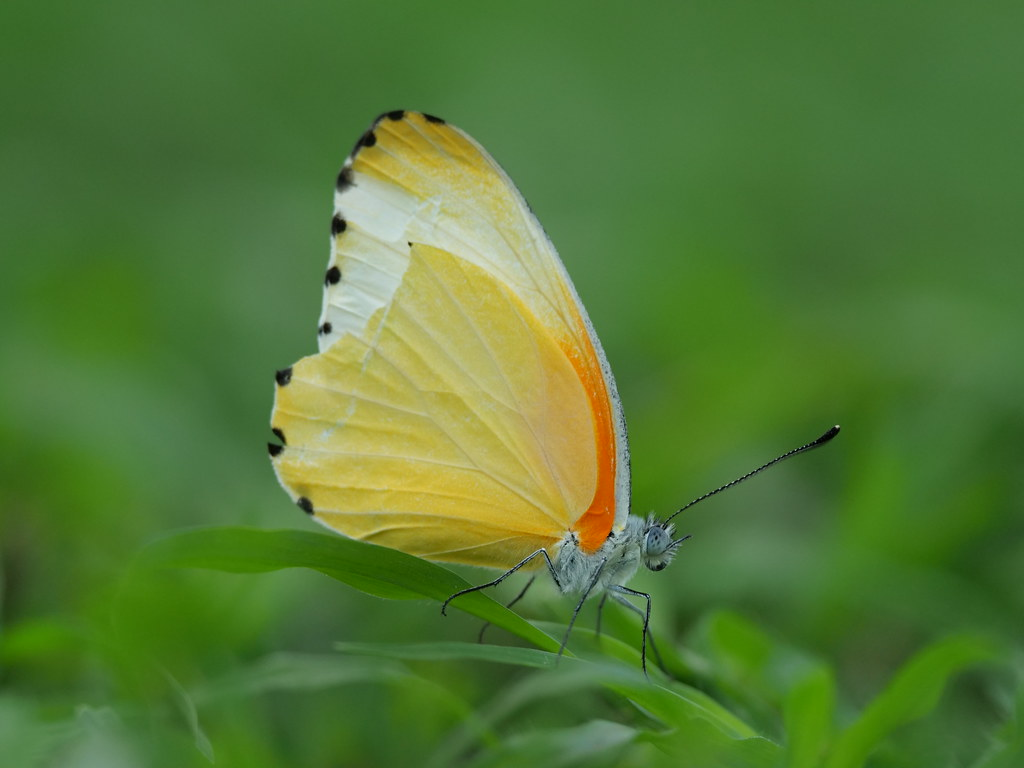
#> input picture images/sample.jpg, 1024 x 768 px
$ python helloWorld.py
#> lines starting #> are read from the running program, lines starting #| are printed output that depends on the picture
# Install the package Pillow:   pip install pillow
from PIL import Image

# The documentation is here,
# https://pillow.readthedocs.io/en/stable/reference/Image.html#
# please just look at the Image Module and Image Class section
# Read about this module/class and its relevant information, but dont worry about other classes/modules for now
# (unless you have to)


# Read an image using Pillow, using filename
old_image = Image.open("./images/sample.jpg")
#> old_image is the input picture: PIL image 1024x768 RGB; mean R, G, B 84.1, 121.4, 54.2

# Open the old image
old_image.show()

# In the terminal, hit enter to continue
input("HIT ENTER TO CONTINUE......")

new_image = Image.new("RGB", old_image.size)
#> new_image: PIL image 1024x768 RGB; every value is 0

# Loop over an image, pixel by pixel
for x in range(old_image.width):
    for y in range(old_image.height):
        # Get the value of the current pixel in the old image, it will be a tuple in format (R,G,B)
        pixel_value = old_image.getpixel((x, y))

        # Update the value of the new image with the value from the old image pixel, but using Red=255
        new_image.putpixel((x,y), (255, pixel_value[1], pixel_value[2]))
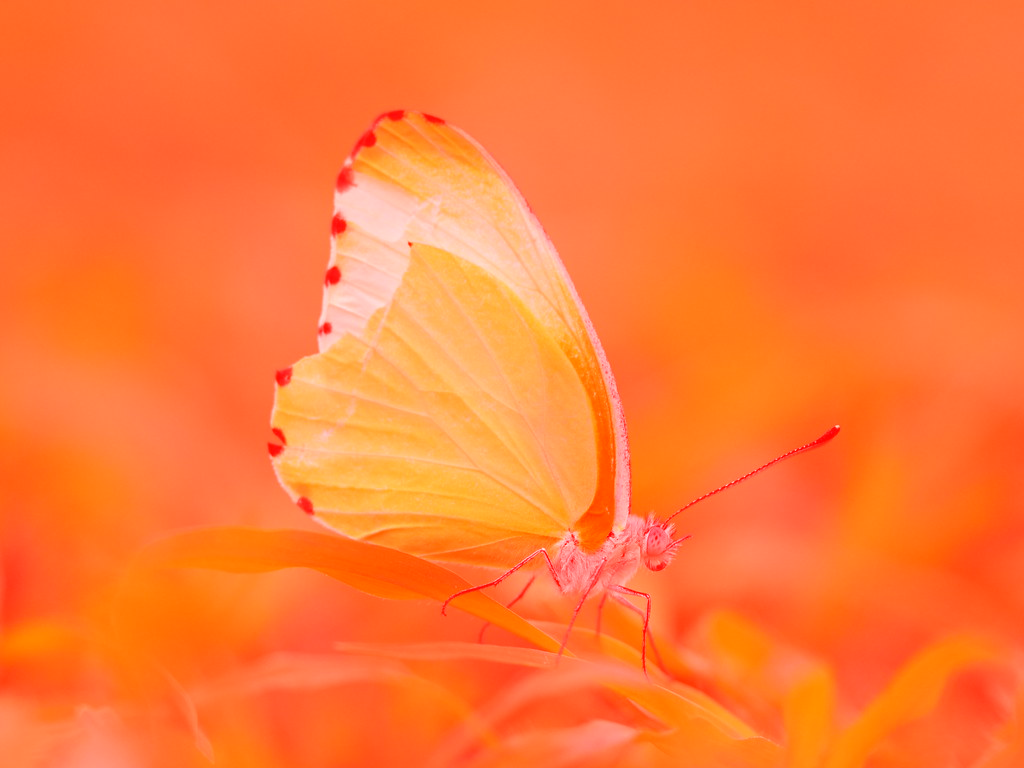
#> new_image: PIL image 1024x768 RGB; mean R, G, B 255, 121.4, 54.2

# Show the newly modified image, tada
new_image.show()

# ===================== ASSIGNMENT ===========================

# Please create a Python module (.py file) contains AT LEAST 3 FUNCTIONS as follow:
# 1. Apply a filter (like instagram filter) of your choice to a given image (input: filename)
# 2. Rotate an image 90 degree (do not use the rotate function of PIL), using pixel modification (cpying and moving pixel around) (like above) (input: fileName).
# 3. HARD: Given an image with white background, replace the background with a given background image (input: originalFileName, backgroundFileName)
